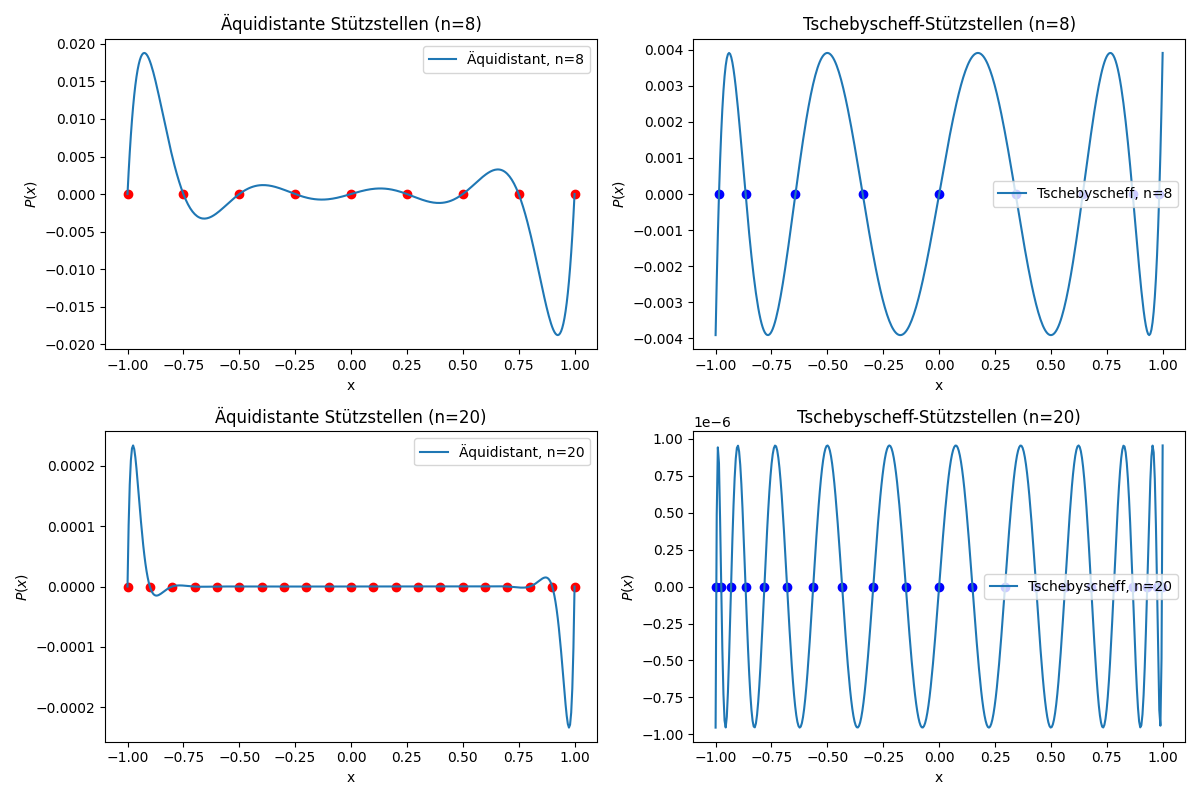

This chart was generated by the following Python code:
"""
In der Vorlesung haben wir gesehen, dass wir mit richtiger Wahl der Stutzstellen die Qualit ¨ ¨at
der Polynominterpolation stark beeinflussen k¨onnen. In dieser Aufgabe vergleichen wir zwei
M¨oglichkeiten fur ¨ n + 1 Stutzstellen auf dem Intervall [ ¨ -1, 1]:

• Aquidistante St ¨ utzstellen

• und die Nullstellen des Tschebyscheff-Polynoms Tn+1:
    
a) Die Restgliedformel wird uns noch lehren: Das Stutzstellenpolynom Φ ¨ n soll betragsm¨aßig
m¨oglichst klein sein. Fertigen Sie fur ¨ n = 8 und n = 20 je ein Bild an, das die beiden
Stutzstellenpolynome ( ¨ ¨aquidistant und Tschebyscheff) zeigt.


"""

import numpy as np
import matplotlib.pyplot as plt

# Funktion zur Berechnung des Stützstellenpolynoms
def stutzstellenpolynom(x, stutzstellen):
    P = 1
    for xi in stutzstellen:
        P *= (x - xi)
    return P

# Stützstellen berechnen
def aquidistante_stutzstellen(n):
    return np.linspace(-1, 1, n + 1)

def tschebyscheff_stutzstellen(n):
    return np.cos((2 * np.arange(n + 1) + 1) * np.pi / (2 * (n + 1)))

# Werte für n
ns = [8, 20]

# Plotten der Stützstellenpolynome
x = np.linspace(-1, 1, 400)

plt.figure(figsize=(12, 8))
for i, n in enumerate(ns):
    # Äquidistante Stützstellen
    x_aqui = aquidistante_stutzstellen(n)
    P_aqui = stutzstellenpolynom(x, x_aqui)

    # Tschebyscheff-Stützstellen
    x_tscheb = tschebyscheff_stutzstellen(n)
    P_tscheb = stutzstellenpolynom(x, x_tscheb)
    
    # Plotten
    plt.subplot(2, 2, 2 * i + 1)
    plt.plot(x, P_aqui, label=f'Äquidistant, n={n}')
    plt.scatter(x_aqui, np.zeros_like(x_aqui), color='red')
    plt.title(f'Äquidistante Stützstellen (n={n})')
    plt.xlabel('x')
    plt.ylabel('$P(x)$')
    plt.legend()
    
    plt.subplot(2, 2, 2 * i + 2)
    plt.plot(x, P_tscheb, label=f'Tschebyscheff, n={n}')
    plt.scatter(x_tscheb, np.zeros_like(x_tscheb), color='blue')
    plt.title(f'Tschebyscheff-Stützstellen (n={n})')
    plt.xlabel('x')
    plt.ylabel('$P(x)$')
    plt.legend()

plt.tight_layout()
plt.show()
